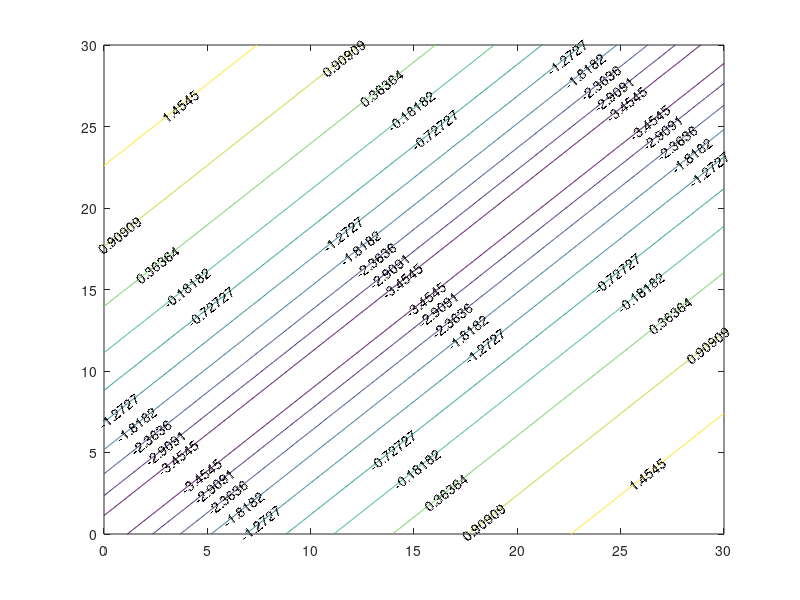

Reproduce this figure in MATLAB.
t1=2;
t2=1;
[U1,U2]=meshgrid(0:0.05:30);

    a=2*t2+U1;
    a1=-2*t2+U1;
    
    b=4*t1;
    b1=0;
    
    c=b;
    c1=b1;
    
    d=2*t2+U2;
    d1=-2*t2+U2;
    
    E1=a/2 + d/2 - (a.^2 - 2.*a.*d + d.^2 + 4.*b.*c).^(1/2)/2;
    E2=a1/2 + d1/2 - (a1.^2 - 2.*a1.*d1 + d1.^2 + 4.*b1.*c1).^(1/2)/2;

   contour(U1,U2,E1-E2,'ShowText','on')

 hold on

    